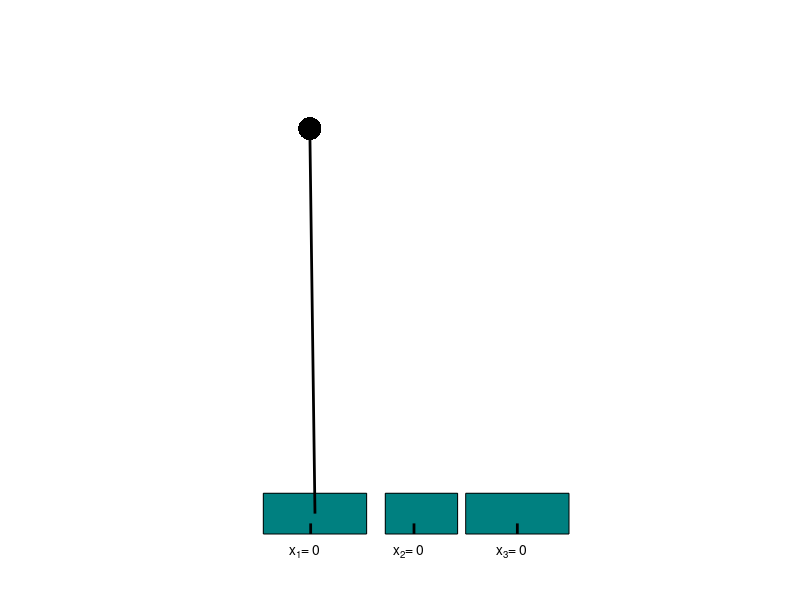

Source code (MATLAB): (Note: this script raises an error after producing the figure.)
clear all
clc
close all

%data of the experiment (x and \lam values)
load('data.mat')

%parameters
mc = 1;
m1 = 1;
m2 = 1;
m3 = 1;
g = 9.81;
mp = 1.5;
len = 0.5; %0.5 to 0.2
Fc = 0.01*eye(2);

%conversion if needed
xhr = xh - [0; 0; 0; pi; 0; 0; 0; 0];
%gain matrices
KK = [5.2182    0.0000    0.6848 -353.2109    8.9340    0.0000   -3.1900  -55.1658; 6.8662   -0.0000   -6.5382  -51.2013    2.3006   -0.0000   -2.7591  -10.0627];
LL = [-4.0164   -0.2520; -0.2520    6.4276];
j=0;

d = 1;
T = length(xh);
mov = struct('cdata', cell(1,T+1), 'colormap', cell(1,T+1));
xh_h = xh;
%xh = xh_h(1:8,1:10:end);
for i = 1:length(xh)
%for i = 1:5000
    if mod(i,10) == 0
        %i
    end
%f = figure;
%subplot(2,2,1)
cla
%SET AXIS
axis([-3 3 0 0.6])
set(gca,'visible','off')
set(gcf, 'Position',  [100, 100, 1000, 500])
%CART 1
wc1 = 1; %cart 1 width changd from 0.2 to 1
lc1 = 0.05; %cart 1 length
rectangle('Position',[xh(1,i)-(wc1/2)-d 0 wc1 lc1],'FaceColor',[0 .5 .5])
hold on
%POLE COORDINATES
xpend = xh(1,i)-len*sin(xh(4,i)-pi)-d; %pendulum x coordinate
ypend = len*cos(xh(4,i)-pi); %pendulum y coordinate
%ROD
plot([xh(1,i)-d xh(1,i)-d-len*sin(xh(4,i)-pi)], [lc1/2 len*cos(xh(4,i)-pi)],'LineWidth',2,'Color',[0 0 0])
hold on
%POLE
%viscircles([xh(1,i)-d-len*sin(xh(4,i)-pi) len*cos(xh(4,i)-pi)],0.05,'Color','k','LineWidth',3);
plot( xh(1,i)-d-len*sin(xh(4,i)-pi), len*cos(xh(4,i)-pi), '.k', 'MarkerSize',50)
hold on
%CART 2
wc2 = 0.7;
lc2 = 0.05;
rectangle('Position',[xh(2,i)-(wc2/2) 0 wc2 lc2],'FaceColor',[0 .5 .5])
hold on
%CART 3
wc3 = 1;
lc3 = 0.05;
rectangle('Position',[xh(3,i)+d-(wc3/2) 0 wc3 lc3],'FaceColor',[0 .5 .5])
hold on
%RESPECTIVE POINTS
%plot(-d,0,'-x','Color','r','LineWidth',2)
%rectangle('Position',[-d-0.05 0 0.1 0.01],'FaceColor', 'k')
%patch([-d-0.05 -d-0.05 -d+0.05 -d+0.05], [0 0.01 0.01 0], 'red', 'FaceAlpha', 0.2)
plot([-d -d],[0, 0.013], 'LineWidth', 2, 'Color', 'k')
text(-d-0.2,-0.02,'x_1= 0')
hold on
%plot(0,0,'-x','Color','r','LineWidth',2)
%patch([0-0.05 0-0.05 0+0.05 0+0.05], [0 0.01 0.01 0], 'red', 'FaceAlpha', 0.2)
plot([0 0],[0, 0.013], 'LineWidth', 2, 'Color', 'k')
text(-0.2,-0.02,'x_2= 0')
hold on
%plot(d,0,'-x','Color','r','LineWidth',2)
%patch([d-0.05 d-0.05 d+0.05 d+0.05], [0 0.01 0.01 0], 'red', 'FaceAlpha', 0.2)
plot([d d],[0, 0.013], 'LineWidth', 2, 'Color', 'k')
text(d-0.2,-0.02,'x_3= 0')
hold on
%PLOT CONNECTIONS
%FOR BOX1
% plot( [xh(1,i)-d xh(1,i)-d/2], [lc1/2 lc1/2],'Color','r', 'LineWidth', 3);
% hold on
% plot( [xh(1,i)-d/2 xh(1,i)-d/2], [0.25*lc1 0.75*lc1],'Color','r', 'LineWidth', 3);

%FOR BOX2
% plot( [xh(2,i) xh(2,i)+d/2], [0.05 0.05],'Color','k', 'LineWidth', 2);
% hold on
% plot( [xh(2,i) xh(2,i)-d/2], [0.05 0.05],'Color','k', 'LineWidth', 2);
% hold on

%FOR BOX3
% plot( [xh(3,i)+d xh(3,i)+d-d/2], [lc3/2 lc3/2],'Color','r', 'LineWidth', 3);
% hold on
% plot( [xh(3,i)+d-d/2 xh(3,i)+d-d/2], [0.25*lc3 0.75*lc3],'Color','r', 'LineWidth', 3);
% hold on

ne = 7;  ro = 0.01;

%SPRINGS FOR BOX1
a = d/2;
dist1 = xh(2,i) - xh(1,i); %distance between x2 and x1
if dist1 <= 0
    [xs, ys] = spring(xh(1,i)-d/2, lc2/2, xh(2,i)-d/10, lc2/2,ne,a,ro);
    plot(xs,ys,'LineWidth',2,'Color',[0 0 0]);
    hold on
%     plot( [xh(2,i)+d/2 xh(2,i)+d/2], [0.25*lc2 0.75*lc2],'Color','k', 'LineWidth', 3);
%     hold on
else
    [xs, ys] = spring(xh(2,i)-d/2, lc2/2, xh(2,i)-d/10, lc2/2,ne,a,ro);
    plot(xs,ys,'LineWidth',2,'Color',[0 0 0]);
    hold on
%     plot( [xh(2,i)+d/2 xh(2,i)+d/2], [0.25*lc2 0.75*lc2],'Color','k', 'LineWidth', 3);
%     hold on
end

%SPRINGS FOR BOX2
a = d/2;
dist2 = xh(3,i) - xh(2,i); %distance between x3 and x2
if dist2 <= 0
    [xs, ys] = spring(xh(2,i)+d/10, lc2/2, xh(3,i)+d/2, lc2/2,ne,a,ro);
    plot(xs,ys,'LineWidth',2,'Color',[0 0 0]);
    hold on
%     plot( [xh(2,i)+d/2 xh(2,i)+d/2], [0.25*lc2 0.75*lc2],'Color','k', 'LineWidth', 3);
%     hold on
else
    [xs, ys] = spring(xh(2,i)+d/10, lc2/2, xh(2,i)+d/2, lc2/2,ne,a,ro);
    plot(xs,ys,'LineWidth',2,'Color',[0 0 0]);
    hold on
%     plot( [xh(2,i)+d/2 xh(2,i)+d/2], [0.25*lc2 0.75*lc2],'Color','k', 'LineWidth', 3);
%     hold on
end

%calculate \lambda
q1 = xh(1,i); q3 = xh(2,i); q4 = xh(3,i);
phi1 = q3 - q1;
phi2 = q4 - q3;
lambda = pathlcp(Fc,[phi1;phi2]);


u = KK*xhr(:,i)+LL*lambda;
if i > 1
    q1 = xh(1,i-1); q3 = xh(2,i-1); q4 = xh(3,i-1);
    phi1 = q3 - q1;
    phi2 = q4 - q3;
    lambda_old = pathlcp(Fc,[phi1;phi2]);
    u_old = KK*xhr(:,i-1) + LL*lambda_old;
else
    u_old = [0;0];
end
    
% subplot(2,2,3);
% axis([0 50 -60 60])
% plot([(j-1)/100 j/100],[u_old(1) u(1)],'Color','k')
% xlabel('Time(s)') 
% ylabel('u_1(t)') 
% hold on

% subplot(2,2,2);
% %axis([0 20 -20 20])
% plot([(j-1)/100 j/100],[u_old(2) u(2)],'Color','k')
% xlabel('Time(s)') 
% ylabel('u_2(t)-zm') 
% hold on

% subplot(2,2,4);
% axis([0 50 -60 60])
% plot([(j-1)/100 j/100],[u_old(2) u(2)],'Color','k')
% xlabel('Time(s)') 
% ylabel('u_2(t)') 
% hold on

% subplot(2,2,4);
% %axis([0 6 -0.5 0.5])
% plot(j/100,xh(2,i)-pi,'.','Color','k')
% xlabel('Time(s)') 
% ylabel('x_2(t)') 
% hold on

j = j + 1;

%GETFRAME
mov(i)=getframe(gcf);
end

%write the video
mov2 = mov(1:2:2500);
writerObj = VideoWriter('3box_example_rt', 'MPEG-4');
writerObj.FrameRate = 50;
writerObj.Quality = 100;
open(writerObj);
writeVideo(writerObj, mov2)
close(writerObj);